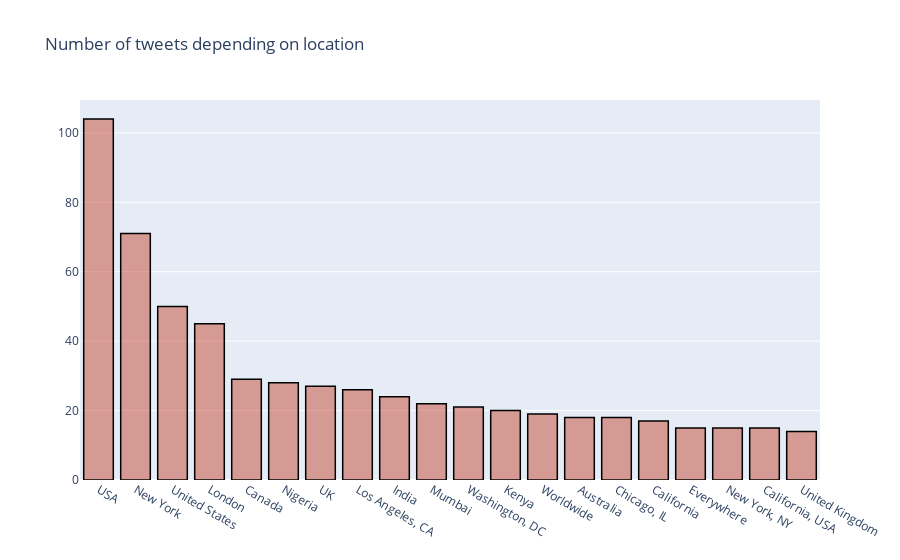

Source (notebook cell):
### Code cell
## Number of tweets in dataset according to location
cnt_ = train['location'].value_counts()
cnt_.reset_index()
cnt_ = cnt_[:20,]
trace1 = go.Bar(
                x = cnt_.index,
                y = cnt_.values,
                name = "Number of tweets in dataset according to location",
                marker = dict(color = 'rgba(200, 74, 55, 0.5)',
                             line=dict(color='rgb(0,0,0)',width=1.5)),
                )

data = [trace1]
layout = go.Layout(barmode = "group",title = 'Number of tweets depending on location')
fig = go.Figure(data = data, layout = layout)
py.iplot(fig)

### Figure 1 — Plotly figure (JSON) as saved in the notebook; plotly's stock layout.template omitted (floating-point values rounded to 4 significant figures)
{"data": [{"marker": {"color": "rgba(200, 74, 55, 0.5)", "line": {"color": "rgb(0,0,0)", "width": 1.5}}, "x": ["USA", "New York", "United States", "London", "Canada", "Nigeria", "UK", "Los Angeles, CA", "India", "Mumbai", "Washington, DC", "Kenya", "Worldwide", "Australia", "Chicago, IL", "California", "Everywhere", "New York, NY", "California, USA", "United Kingdom"], "type": "bar", "name": "Number of tweets in dataset according to location", "y": [104, 71, 50, 45, 29, 28, 27, 26, 24, 22, 21, 20, 19, 18, 18, 17, 15, 15, 15, 14]}], "layout": {"barmode": "group", "title": {"text": "Number of tweets depending on location"}}}
